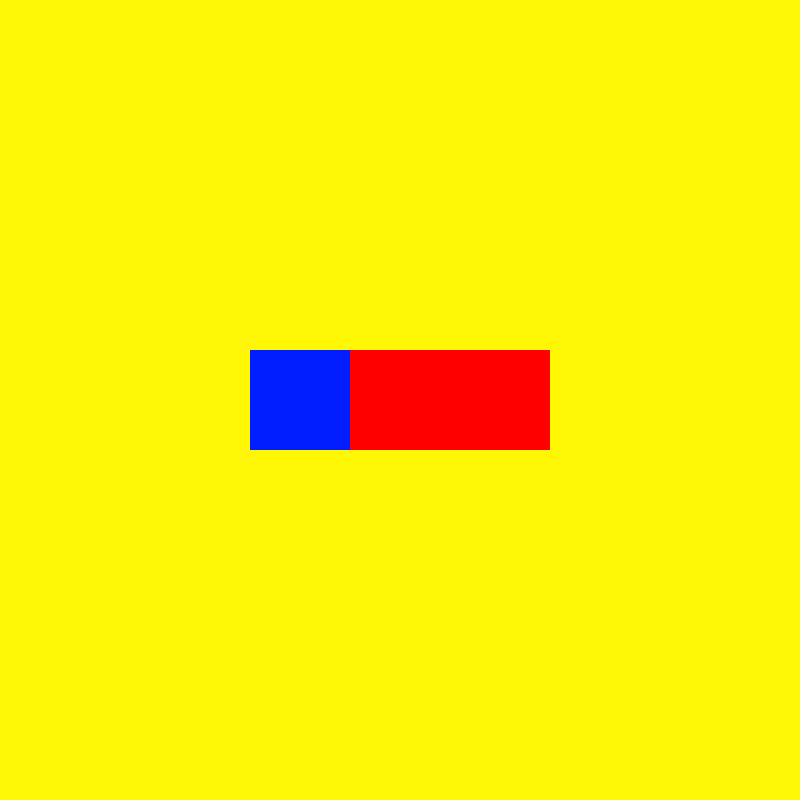
Frame 1 (no input)
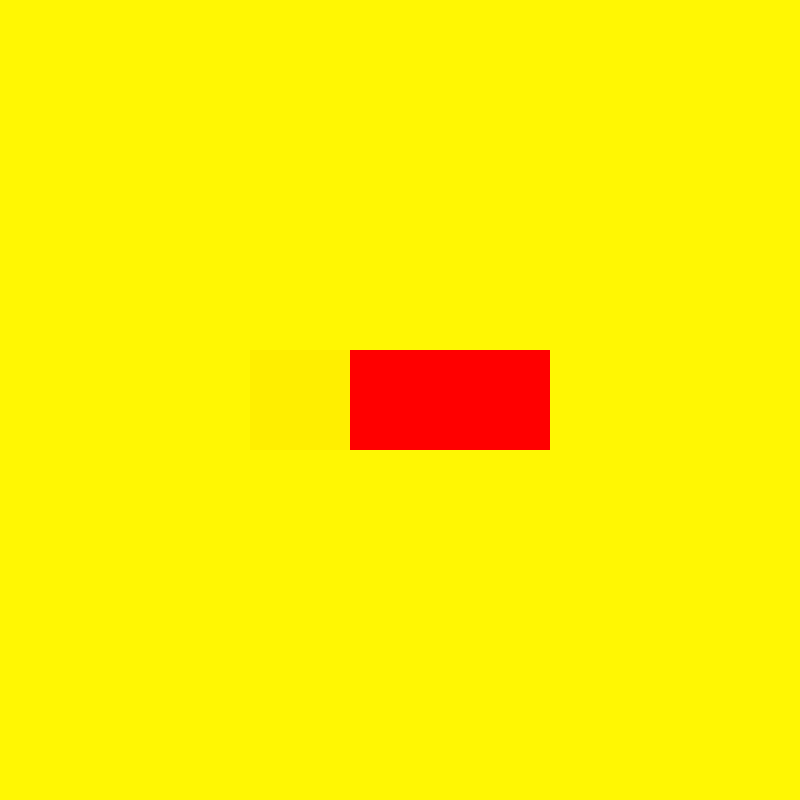
Frame 60 (the mouse pressed at the canvas centre just before this capture)
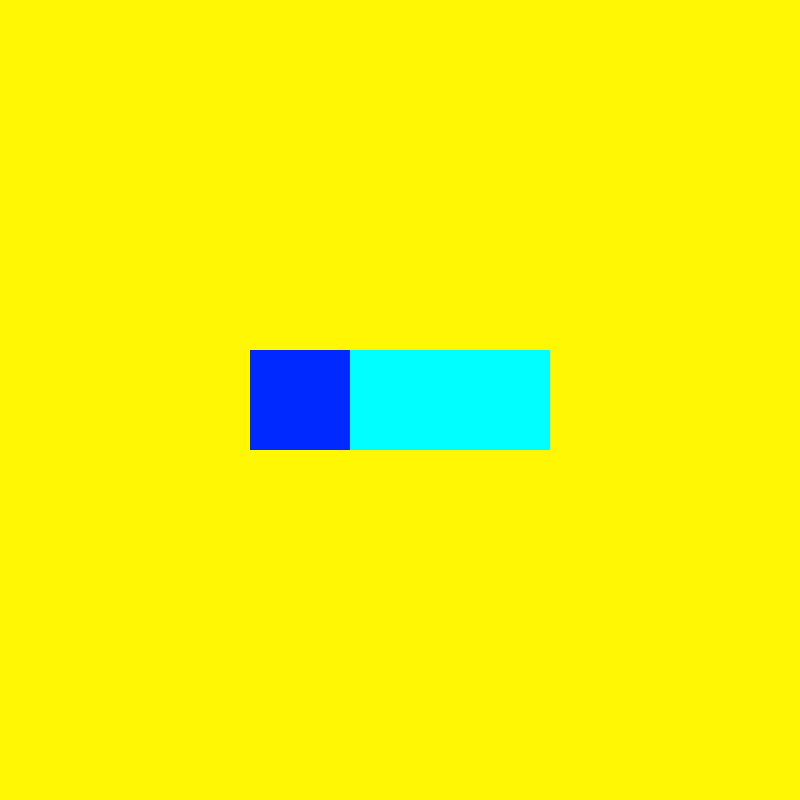
Frame 120 (the mouse held since frame 60 and released just before this capture)

The Processing sketch that drew these frames (run headless with seeded random() and noise(); from frame 60 on, the mouse is pressed at the canvas centre):

// Processing sketch: functions
// ── functions.pde
float myHue;

void setup() {
  size (800, 800);

  rectMode(CENTER);
  noStroke();
  colorMode(HSB, 360, 100, 100);
}



void draw() {
  background(#FFF703);

  myHue = posToHue(mouseY);

  fill(myHue, 100, 100);
  rect(width/2, height/2, 100, 100);


  float tmpRand = random(0, height);

  if (tmpRand == 100) {
    tmpRand = 0;
  }

  myHue = posToHue(tmpRand);
  fill(myHue, 100, 100);
  rect(300, height/2, 100, 100);

  myHue = posToHue(mouseX);
  fill(myHue, 100, 100);
  rect(500, height/2, 100, 100);
}


float posToHue(float _pos) {

  float tmpPos = map(_pos, 0, height, 0, 360);
  return tmpPos;
}
